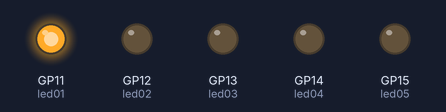
The program below on a simulated Raspberry Pi Pico running MicroPython. Parts: output pins drawn as LEDs (lit = HIGH).

Above: at 0.2 s.
At 1.2 s:
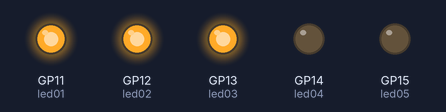
At 2.2 s:
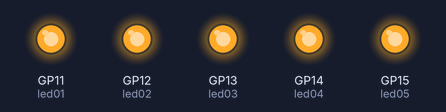
At 2.7 s:
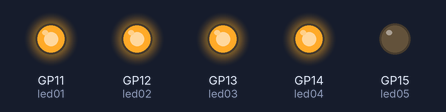
At 4.7 s:
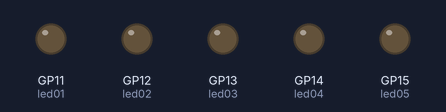
At 5.7 s:
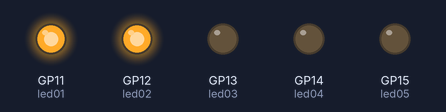
Timing chart, 0 to 6.5 s (numbered marks = the images above):
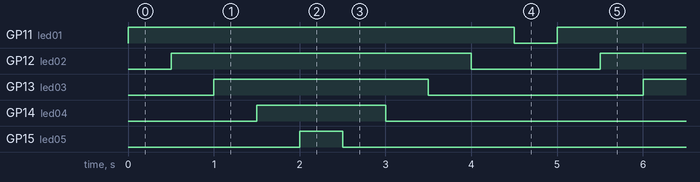

Measured:
- by itself, GP11 (led01): alternates HIGH for 4.5 s and LOW for 0.50 s
- by itself, GP12 (led02): alternates HIGH for 3.5 s and LOW for 1.5 s
- by itself, GP13 (led03): alternates HIGH for 2.5 s and LOW for 2.5 s
- by itself, GP14 (led04): alternates HIGH for 1.5 s and LOW for 3.5 s
- by itself, GP15 (led05): alternates HIGH for 0.50 s and LOW for 4.5 s

The program:

5_BLINKING_LED.py
```python
from machine import Pin
from time import sleep

led01 = Pin(11, Pin.OUT)
led02 = Pin(12, Pin.OUT)
led03 = Pin(13, Pin.OUT)
led04 = Pin(14, Pin.OUT)
led05 = Pin(15, Pin.OUT)

while True:
    led01.value(1)
    led02.value(0)
    led03.value(0)
    led04.value(0)
    led05.value(0)
    sleep(0.5)

    led01.value(1)
    led02.value(1)
    led03.value(0)
    led04.value(0)
    led05.value(0)
    sleep(0.5)

    led01.value(1)
    led02.value(1)
    led03.value(1)
    led04.value(0)
    led05.value(0)
    sleep(0.5)

    led01.value(1)
    led02.value(1)
    led03.value(1)
    led04.value(1)
    led05.value(0)
    sleep(0.5)

    led01.value(1)
    led02.value(1)
    led03.value(1)
    led04.value(1)
    led05.value(1)
    sleep(0.5)

    led01.value(1)
    led02.value(1)
    led03.value(1)
    led04.value(1)
    led05.value(0)
    sleep(0.5)

    led01.value(1)
    led02.value(1)
    led03.value(1)
    led04.value(0)
    led05.value(0)
    sleep(0.5)

    led01.value(1)
    led02.value(1)
    led03.value(0)
    led04.value(0)
    led05.value(0)
    sleep(0.5)

    led01.value(1)
    led02.value(0)
    led03.value(0)
    led04.value(0)
    led05.value(0)
    sleep(0.5)

    led01.value(0)
    led02.value(0)
    led03.value(0)
    led04.value(0)
    led05.value(0)
    sleep(0.5)
```
